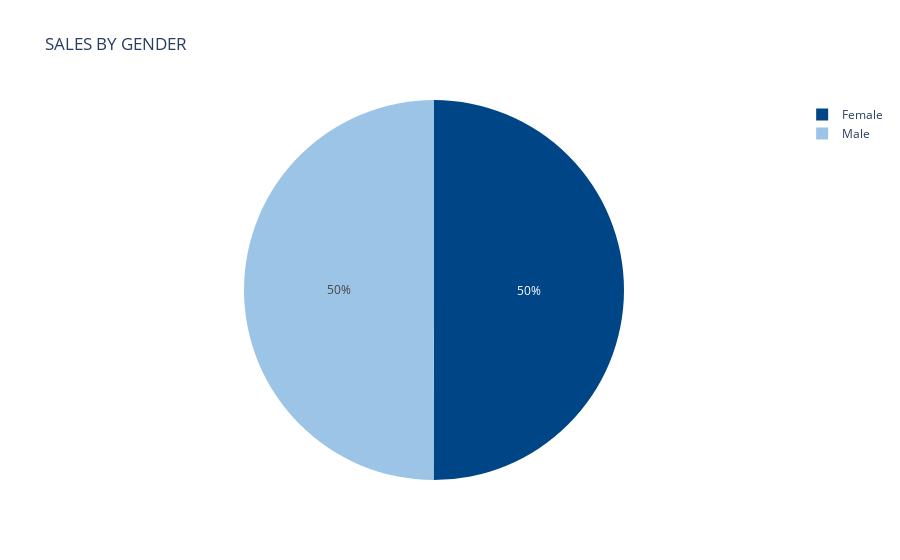

The notebook cell this image was saved under:
### Code cell
df1 = df.groupby(["Gender"]).size().reset_index(name='Sales')
fig = {'data' : [{'type' : 'pie',
                 'labels' : df1['Gender'],
                 'values' : df1['Sales'],
                 'direction' : 'clockwise',
                 'marker' : {'colors' : ["rgb(0,70,135)", "rgb(156,196,231)"]}}],
      'layout' : {'title' : 'SALES BY GENDER'}}

iplot(fig)

### Figure 1 — Plotly figure (JSON) as saved in the notebook; plotly's stock layout.template omitted (floating-point values rounded to 4 significant figures)
{"data": [{"direction": "clockwise", "labels": ["Female", "Male"], "marker": {"colors": ["rgb(0,70,135)", "rgb(156,196,231)"]}, "type": "pie", "values": [176451, 176197]}], "layout": {"title": {"text": "SALES BY GENDER"}}}
